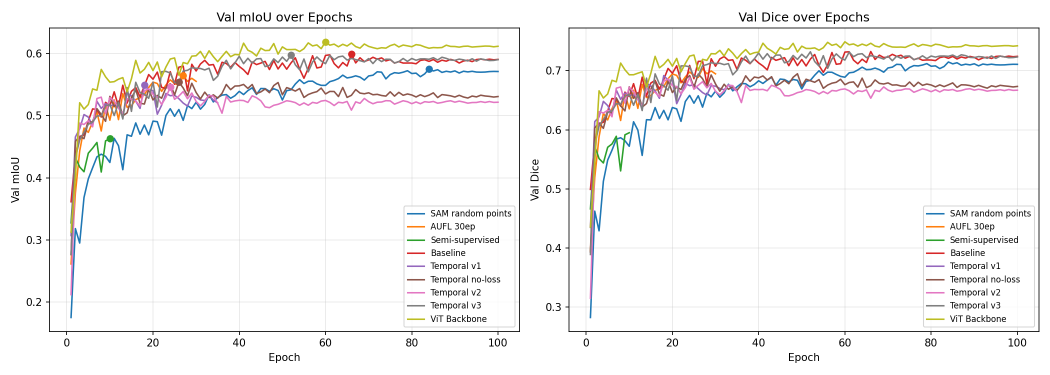
#> input picture project_material/all_experiments_curves.png, 2100 x 750 px (shown at 1/2 size)
$ python -i custom_augmentations.py   (imports and definitions only)   (older library calls are emulated)
#> lines starting #> are read from the running program, lines starting #| are printed output that depends on the picture; after the words box and inside, x2 and y2 are one past the last pixel; in counts of white or black regions, pixels touching at a corner belong together
#> further down, picture is the input picture: shape (750, 2100, 3); mean B, G, R 244.7, 245.1, 246.4
from scipy.special import binom
import random
import numpy as np
import cv2
from albumentations.core.transforms_interface import ImageOnlyTransform
from typing import Sequence


# [38 lines left out: functions to_tuple, center_crop, not called in this run]


class AddDustParticles(ImageOnlyTransform):

    def __init__(self, always_apply=False, p=0.5):
        super(AddDustParticles, self).__init__(p=1.0 if always_apply else p)

    def apply(self, img, **params):
        return addDustParticles(img, mode='bernstein')


class AddStructuralDefects(ImageOnlyTransform):

    def __init__(self, always_apply=False, p=0.5):
        super(AddStructuralDefects, self).__init__(p=1.0 if always_apply else p)

    def apply(self, img, **params):
        return addStructuralDefects(img)


class AddLaserPointer(ImageOnlyTransform):

    def __init__(self, always_apply=False, p=0.5):
        super(AddLaserPointer, self).__init__(p=1.0 if always_apply else p)

    # [8 lines left out: function apply, not called in this run]


class AddOpticalFiber(ImageOnlyTransform):

    # [45 lines left out: functions __init__, apply, get_params, not called in this run]

    def get_transform_init_args_names(self):
        return ("fibers_density_limit", "dark_fill_ratio_limit", "quality_vals", "dark_gradient_inside")


# BEZIER SEGMENTS

def bernstein(n, k, p): return binom(n, k) * p ** k * (1. - p) ** (n - k)


# [7 lines left out: function bezier, not called in this run]


class Segment():
    # [276 lines left out: functions __init__, calc_intermediate_points, get_curve, ccw_sort, get_bezier_curve, get_random_points and 6 more, not called in this run]


### LASER DETECTION

def get_std_map(img):
    img_std = np.std(img, axis=2).astype(np.uint8)
    out = cv2.medianBlur(img_std, 5)
    out = cv2.normalize(out, out, 0, 255, cv2.NORM_MINMAX, cv2.CV_8U)
    return out


# [5 lines left out: function get_cnt_circ, not called in this run]


def detect_laser(img):
    is_laser = False

    # PARAMS
    initial_treshold = 150
    minimal_saturation = 10
    min_pointer_perc = 0.0015
    max_pointer_perc = 0.25
    min_circularity = 0.75
    min_laser_brightness = 100

    # mask circle view
    width, height = img.shape[0:2]
#> width = 750; height = 2100
    mask = np.zeros(img.shape, np.uint8)
    center = (int(width / 2.0), int(width / 2.0))
#> center = (375, 375)
    cv2.circle(mask, center, int(center[0] * 0.7), (1, 1, 1), -1, cv2.LINE_AA)
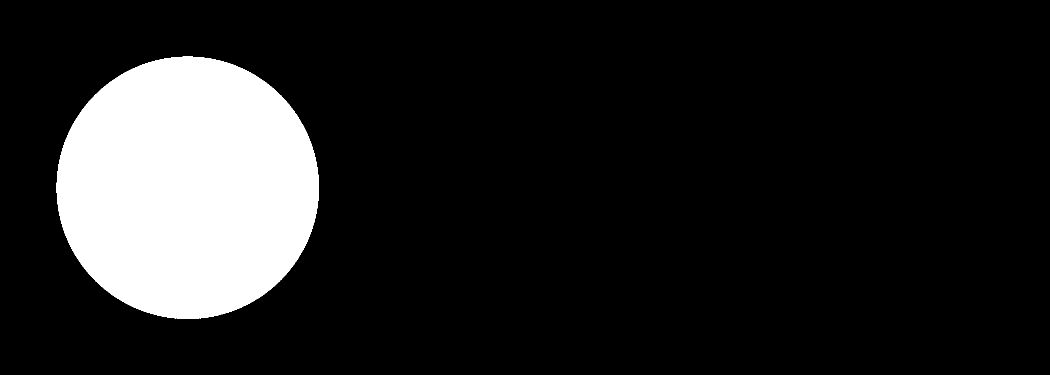
#> mask: shape (750, 2100, 3) (shown at 1/2 size); values 0 (black) and 1 (white), 13.7% white; 1 white region, box (x1, y1, x2, y2) and area: (113, 113, 638, 638) 216097
    img = img.copy() * mask
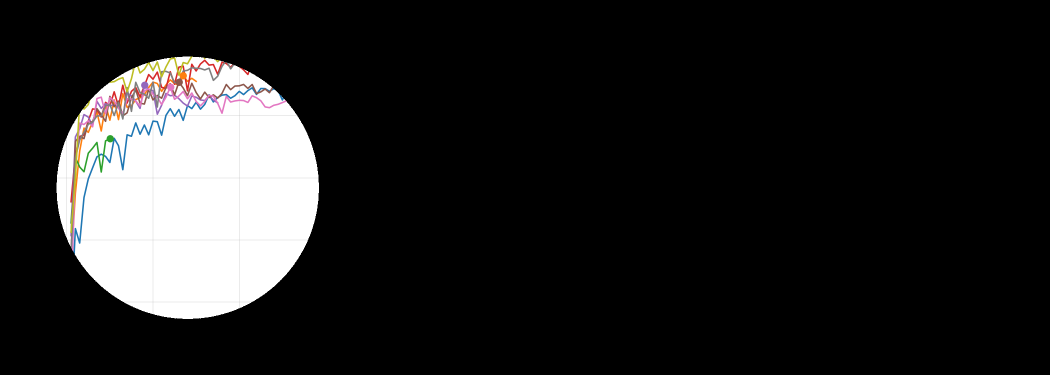
#> img: shape (750, 2100, 3) (shown at 1/2 size); mean of channels 0, 1, 2 33.3, 33.4, 33.7; drawn as B, G, R

    # laser spot - std per pixel
    img = cv2.medianBlur(img, 5)
    laser_std = get_std_map(img)
#> in get_std_map, `img_std = np.std(img, axis=2).astype(np.uint8)`:
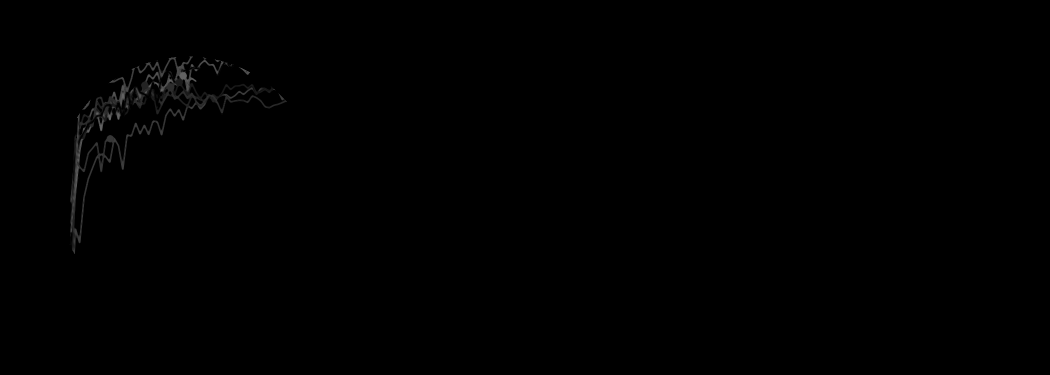
#> img_std: shape (750, 2100) (shown at 1/2 size); min 0, max 98, mean 0.5
#> in get_std_map, `out = cv2.normalize(out, out, 0, 255, cv2.NORM_MINMAX, cv2.CV_8U)`:
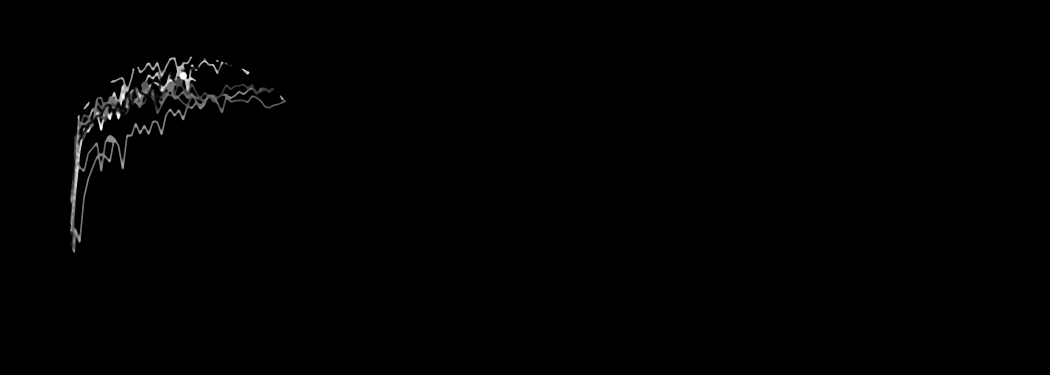
#> out: shape (750, 2100) (shown at 1/2 size); min 0, max 255, mean 1.3
    _, pretresholded = cv2.threshold(laser_std, initial_treshold, 255, cv2.THRESH_BINARY)
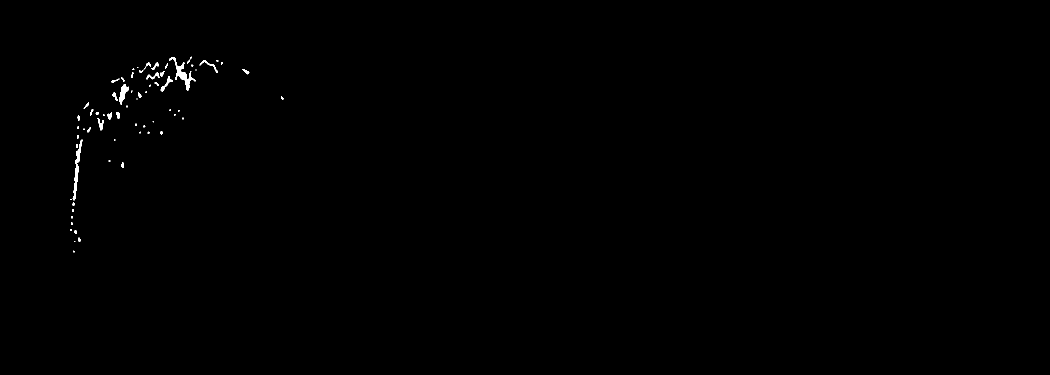
#> pretresholded: shape (750, 2100) (shown at 1/2 size); 0.25% white; 66 white regions (32 under 20 px), largest, box (x1, y1, x2, y2) and area: (338, 115, 391, 181) 772, (145, 279, 166, 401) 624, (238, 168, 258, 209) 380
    tresholded = cv2.threshold(pretresholded, 0, 255, cv2.THRESH_BINARY + cv2.THRESH_OTSU)[1]

    # hsv treshold - only colors
    img_copy = img * cv2.cvtColor((tresholded / 255).astype(np.uint8), cv2.COLOR_GRAY2BGR)
    img_copy_hsv = cv2.cvtColor(img_copy, cv2.COLOR_BGR2HSV)
#> img_copy_hsv: shape (750, 2100, 3); mean H, S, V 0.1, 0.5, 0.5
    hsv_container = np.zeros(img.shape[0:2], dtype=np.int32)
    green = cv2.inRange(img_copy_hsv, (30, minimal_saturation, 0), (80, 255, 255))
#> green: shape (750, 2100); 0.06% white; 33 white regions (16 under 20 px), largest, box (x1, y1, x2, y2) and area: (338, 115, 354, 135) 94, (278, 125, 302, 146) 83, (303, 125, 318, 140) 82
    blue = cv2.inRange(img_copy_hsv, (100, minimal_saturation, 0), (130, 255, 255))
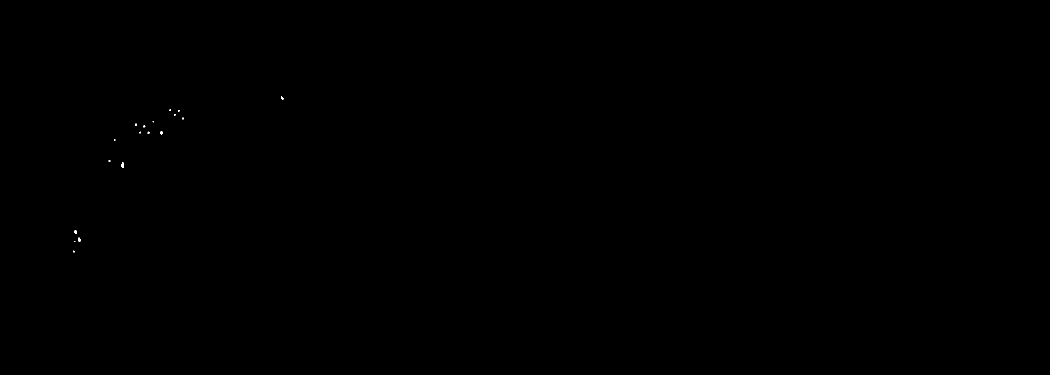
#> blue: shape (750, 2100) (shown at 1/2 size); 0.02% white; 18 white regions (13 under 20 px), largest, box (x1, y1, x2, y2) and area: (243, 325, 248, 336) 43, (149, 460, 154, 468) 33, (157, 475, 161, 484) 30, (321, 262, 325, 269) 24, (562, 193, 567, 199) 20
    magenta = cv2.inRange(img_copy_hsv, (140, minimal_saturation, 0), (160, 255, 255))
#> magenta: shape (750, 2100); every value is 0
    red1 = cv2.inRange(img_copy_hsv, (165, minimal_saturation, 0), (179, 255, 255))
#> red1: shape (750, 2100); 0% white in thin lines or dots, all inside (x1, y1, x2, y2) = (141, 226, 239, 400)
    red2 = cv2.inRange(img_copy_hsv, (0, minimal_saturation, 0), (20, 255, 255))
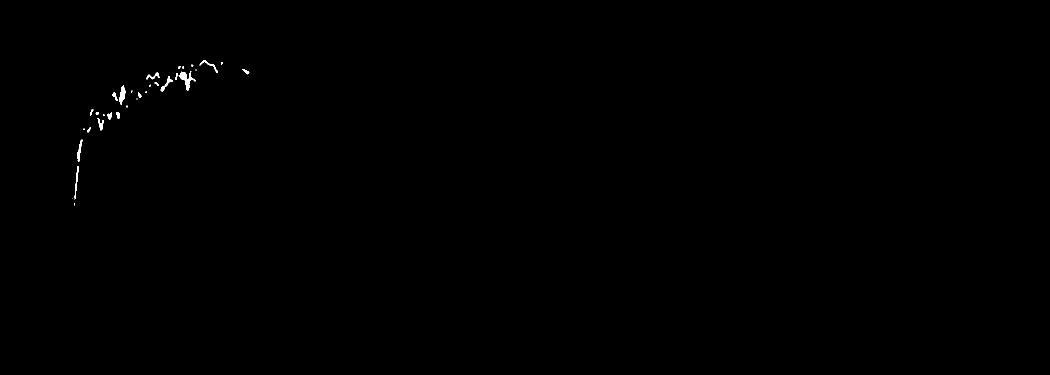
#> red2: shape (750, 2100) (shown at 1/2 size); 0.15% white; 33 white regions (14 under 20 px), largest, box (x1, y1, x2, y2) and area: (357, 143, 391, 181) 443, (238, 170, 251, 209) 286, (321, 152, 345, 183) 184
    hsv_container = green + blue + magenta + red1 + red2
#> hsv_container: shape (750, 2100); 0.23% white; 76 white regions (39 under 20 px)
    hsv_container = cv2.normalize(hsv_container, hsv_container, 0, 255, cv2.NORM_MINMAX, cv2.CV_8U)
    # apply hsv mask
    tresholded = (tresholded * (hsv_container / 255.0).astype(np.uint8)).astype(np.uint8)

    # get and filter contours
    cnt, _ = cv2.findContours(tresholded, cv2.RETR_EXTERNAL, cv2.CHAIN_APPROX_SIMPLE)
#> cnt = 76 contours, 48 with area under 20; largest, box (x1, y1, x2, y2) and area: (350, 138, 391, 181) 432, (238, 170, 251, 209) 246, (151, 279, 166, 330) 197, (321, 152, 345, 183) 146, (145, 332, 158, 398) 132
    min_contour = int(width * height * min_pointer_perc)
#> min_contour = 2362
    max_contour = int(width * height * max_pointer_perc)
#> max_contour = 393750
    cnt = [c for c in cnt if (max_contour > cv2.contourArea(c) > min_contour) and get_cnt_circ(c) > min_circularity]
#> cnt = []

    if len(cnt) > 0:
        # draw ellipse-contour
        rot_rect = cv2.fitEllipse(cnt[0])
        center = (int(rot_rect[0][0]), int(rot_rect[0][1]))
        axes = (int(rot_rect[1][0] / 2.0), int(rot_rect[1][1] / 2.0))
        # analyse mean brightness of suspected area (inside ellipse)
        mask2 = np.zeros(img.shape, np.uint8)
        mask2 = cv2.ellipse(mask2, center, axes, rot_rect[2], 0, 360, (1, 1, 1), -1, cv2.LINE_AA)
        masked_area = img * mask2
        mean = masked_area[masked_area > 0].mean()
        if mean > min_laser_brightness:
            is_laser = True

    return is_laser


### ADD PATTERN OF OPTICAL FIBER HEXAGON
MAX_VAL = {
    np.dtype("uint8"): 2 ** 8 - 1,
    np.dtype("uint16"): 2 ** 16 - 1,
    np.dtype("uint32"): 2 ** 32 - 1,
    np.dtype("float32"): 1.0,
}


# [219 lines left out: functions adjust_brightness_simple, adjust_brightness, get_gradient_map, mask_gradient_map, apply_grad, make_grid and 5 more, not called in this run]


class CustomDefectsAugmentation(ImageOnlyTransform):
    """
    组合自定义医学图像缺陷增强（激光、灰尘、结构缺陷、光纤）。
    模拟原论文中 A.OneOf + A.Sequential 的缺陷组合分布。
    """

    # [36 lines left out: functions __init__, apply, not called in this run]

    def get_transform_init_args_names(self):
        return ()

>>> import cv2
>>> picture = cv2.imread('../../project_material/all_experiments_curves.png')
>>> result = detect_laser(picture)
#> result = False
